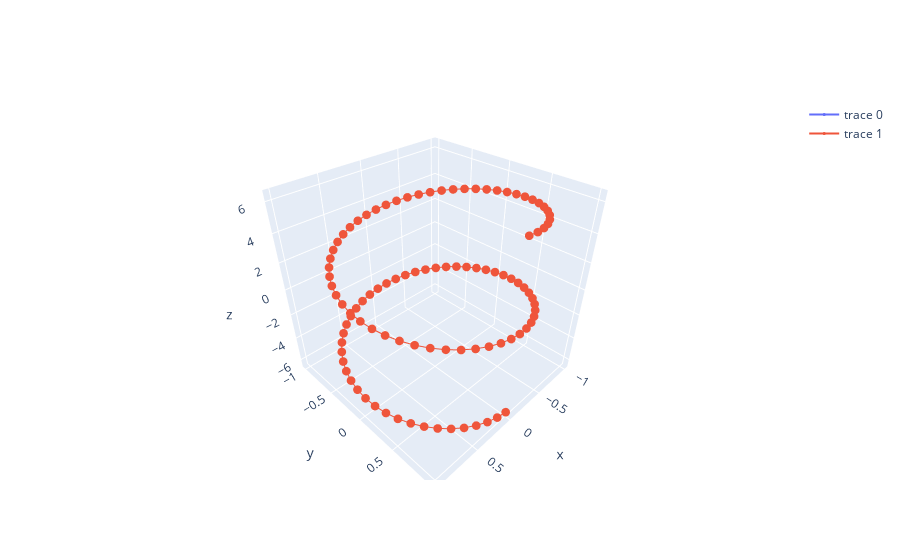

The notebook cell this image was saved under:
### Code cell
fig4.add_scatter3d(x = x , y=y, z = z, marker_size = 3)
